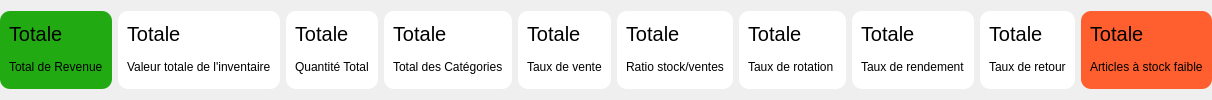
                   <widget class="QWidget" name="widget_36" native="true">
                    <layout class="QHBoxLayout" name="horizontalLayout_12">
                     <property name="leftMargin">
                      <number>0</number>
                     </property>
                     <property name="rightMargin">
                      <number>0</number>
                     </property>
                     <item>
                      <widget class="QWidget" name="widget_37" native="true">
                       <property name="styleSheet">
                        <string notr="true">background-color: rgb(34, 170, 19);
border-radius: 10px;</string>
                       </property>
                       <layout class="QVBoxLayout" name="verticalLayout_21">
                        <item>
                         <widget class="QLabel" name="label_37">
                          <property name="font">
                           <font>
                            <pointsize>15</pointsize>
                           </font>
                          </property>
                          <property name="text">
                           <string>Totale</string>
                          </property>
                         </widget>
                        </item>
                        <item>
                         <widget class="QLabel" name="label_38">
                          <property name="text">
                           <string>Total de Revenue</string>
                          </property>
                         </widget>
                        </item>
                       </layout>
                      </widget>
                     </item>
                     <item>
                      <widget class="QWidget" name="widget_38" native="true">
                       <property name="styleSheet">
                        <string notr="true">border-radius: 10px;
background-color: rgb(255, 255, 255);</string>
                       </property>
                       <layout class="QVBoxLayout" name="verticalLayout_22">
                        <item>
                         <widget class="QLabel" name="label_39">
                          <property name="font">
                           <font>
                            <pointsize>15</pointsize>
                           </font>
                          </property>
                          <property name="text">
                           <string>Totale</string>
                          </property>
                         </widget>
                        </item>
                        <item>
                         <widget class="QLabel" name="label_40">
                          <property name="text">
                           <string>Valeur totale de l'inventaire</string>
                          </property>
                         </widget>
                        </item>
                       </layout>
                      </widget>
                     </item>
                     <item>
                      <widget class="QWidget" name="widget_39" native="true">
                       <property name="styleSheet">
                        <string notr="true">
background-color: rgb(255, 255, 255);
border-radius: 10px;
</string>
                       </property>
                       <layout class="QVBoxLayout" name="verticalLayout_23">
                        <item>
                         <widget class="QLabel" name="label_41">
                          <property name="font">
                           <font>
                            <pointsize>15</pointsize>
                           </font>
                          </property>
                          <property name="text">
                           <string>Totale</string>
                          </property>
                         </widget>
                        </item>
                        <item>
                         <widget class="QLabel" name="label_42">
                          <property name="text">
                           <string>Quantité Total</string>
                          </property>
                         </widget>
                        </item>
                       </layout>
                      </widget>
                     </item>
                     <item>
                      <widget class="QWidget" name="widget_40" native="true">
                       <property name="styleSheet">
                        <string notr="true">background-color: rgb(255, 255, 255);
border-radius: 10px;
</string>
                       </property>
                       <layout class="QVBoxLayout" name="verticalLayout_24">
                        <item>
                         <widget class="QLabel" name="label_43">
                          <property name="font">
                           <font>
                            <pointsize>15</pointsize>
                           </font>
                          </property>
                          <property name="text">
                           <string>Totale</string>
                          </property>
                         </widget>
                        </item>
                        <item>
                         <widget class="QLabel" name="label_44">
                          <property name="text">
                           <string>Total des Catégories</string>
                          </property>
                         </widget>
                        </item>
                       </layout>
                      </widget>
                     </item>
                     <item>
                      <widget class="QWidget" name="widget_41" native="true">
                       <property name="styleSheet">
                        <string notr="true">background-color: rgb(255, 255, 255);
border-radius: 10px;
</string>
                       </property>
                       <layout class="QVBoxLayout" name="verticalLayout_25">
                        <item>
                         <widget class="QLabel" name="label_45">
                          <property name="font">
                           <font>
                            <pointsize>15</pointsize>
                           </font>
                          </property>
                          <property name="text">
                           <string>Totale</string>
                          </property>
                         </widget>
                        </item>
                        <item>
                         <widget class="QLabel" name="label_46">
                          <property name="text">
                           <string>Taux de vente</string>
                          </property>
                         </widget>
                        </item>
                       </layout>
                      </widget>
                     </item>
                     <item>
                      <widget class="QWidget" name="widget_42" native="true">
                       <property name="styleSheet">
                        <string notr="true">border-radius: 10px;
background-color: rgb(255, 255, 255);
</string>
                       </property>
                       <layout class="QVBoxLayout" name="verticalLayout_26">
                        <item>
                         <widget class="QLabel" name="label_47">
                          <property name="font">
                           <font>
                            <pointsize>15</pointsize>
                           </font>
                          </property>
                          <property name="text">
                           <string>Totale</string>
                          </property>
                         </widget>
                        </item>
                        <item>
                         <widget class="QLabel" name="label_48">
                          <property name="text">
                           <string>Ratio stock/ventes</string>
                          </property>
                         </widget>
                        </item>
                       </layout>
                      </widget>
                     </item>
                     <item>
                      <widget class="QWidget" name="widget_43" native="true">
                       <property name="cursor">
                        <cursorShape>ArrowCursor</cursorShape>
                       </property>
                       <property name="mouseTracking">
                        <bool>false</bool>
                       </property>
                       <property name="toolTip">
                        <string/>
                       </property>
                       <property name="whatsThis">
                        <string/>
                       </property>
                       <property name="accessibleName">
                        <string/>
                       </property>
                       <property name="accessibleDescription">
                        <string/>
                       </property>
                       <property name="styleSheet">
                        <string notr="true">border-radius: 10px;
background-color: rgb(255, 255, 255);
</string>
                       </property>
                       <layout class="QVBoxLayout" name="verticalLayout_27">
                        <item>
                         <widget class="QLabel" name="label_49">
                          <property name="font">
                           <font>
                            <pointsize>15</pointsize>
                           </font>
                          </property>
                          <property name="text">
                           <string>Totale</string>
                          </property>
                         </widget>
                        </item>
                        <item>
                         <widget class="QLabel" name="label_50">
                          <property name="text">
                           <string>Taux de rotation </string>
                          </property>
                         </widget>
                        </item>
                       </layout>
                      </widget>
                     </item>
                     <item>
                      <widget class="QWidget" name="widget_44" native="true">
                       <property name="styleSheet">
                        <string notr="true">border-radius: 10px;
background-color: rgb(255, 255, 255);
</string>
                       </property>
                       <layout class="QVBoxLayout" name="verticalLayout_28">
                        <item>
                         <widget class="QLabel" name="label_51">
                          <property name="font">
                           <font>
                            <pointsize>15</pointsize>
                           </font>
                          </property>
                          <property name="text">
                           <string>Totale</string>
                          </property>
                         </widget>
                        </item>
                        <item>
                         <widget class="QLabel" name="label_52">
                          <property name="text">
                           <string>Taux de rendement</string>
                          </property>
                         </widget>
                        </item>
                       </layout>
                      </widget>
                     </item>
                     <item>
                      <widget class="QWidget" name="widget_45" native="true">
                       <property name="styleSheet">
                        <string notr="true">border-radius: 10px;
background-color: rgb(255, 255, 255);
</string>
                       </property>
                       <layout class="QVBoxLayout" name="verticalLayout_29">
                        <item>
                         <widget class="QLabel" name="label_53">
                          <property name="font">
                           <font>
                            <pointsize>15</pointsize>
                           </font>
                          </property>
                          <property name="text">
                           <string>Totale</string>
                          </property>
                         </widget>
                        </item>
                        <item>
                         <widget class="QLabel" name="label_54">
                          <property name="text">
                           <string>Taux de retour</string>
                          </property>
                         </widget>
                        </item>
                       </layout>
                      </widget>
                     </item>
                     <item>
                      <widget class="QWidget" name="widget_46" native="true">
                       <property name="styleSheet">
                        <string notr="true">background-color: rgb(255, 95, 46);
border-radius: 10px;</string>
                       </property>
                       <layout class="QVBoxLayout" name="verticalLayout_30">
                        <item>
                         <widget class="QLabel" name="label_55">
                          <property name="font">
                           <font>
                            <pointsize>15</pointsize>
                           </font>
                          </property>
                          <property name="text">
                           <string>Totale</string>
                          </property>
                         </widget>
                        </item>
                        <item>
                         <widget class="QLabel" name="label_56">
                          <property name="text">
                           <string>Articles à stock faible</string>
                          </property>
                         </widget>
                        </item>
                       </layout>
                      </widget>
                     </item>
                    </layout>
                   </widget>
